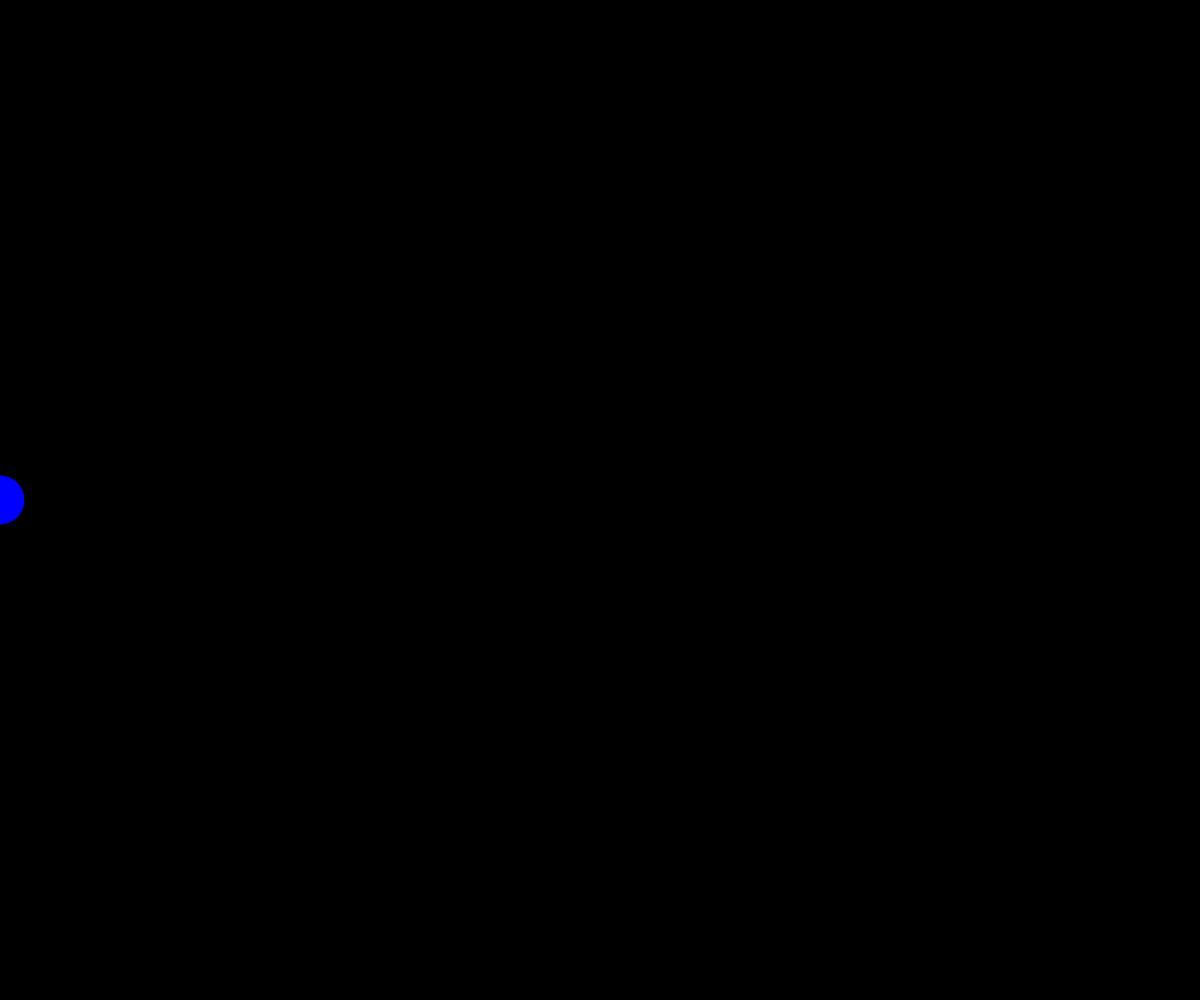
Frame 1 (no input)
Frame 60 (no input): identical to frame 1, image omitted
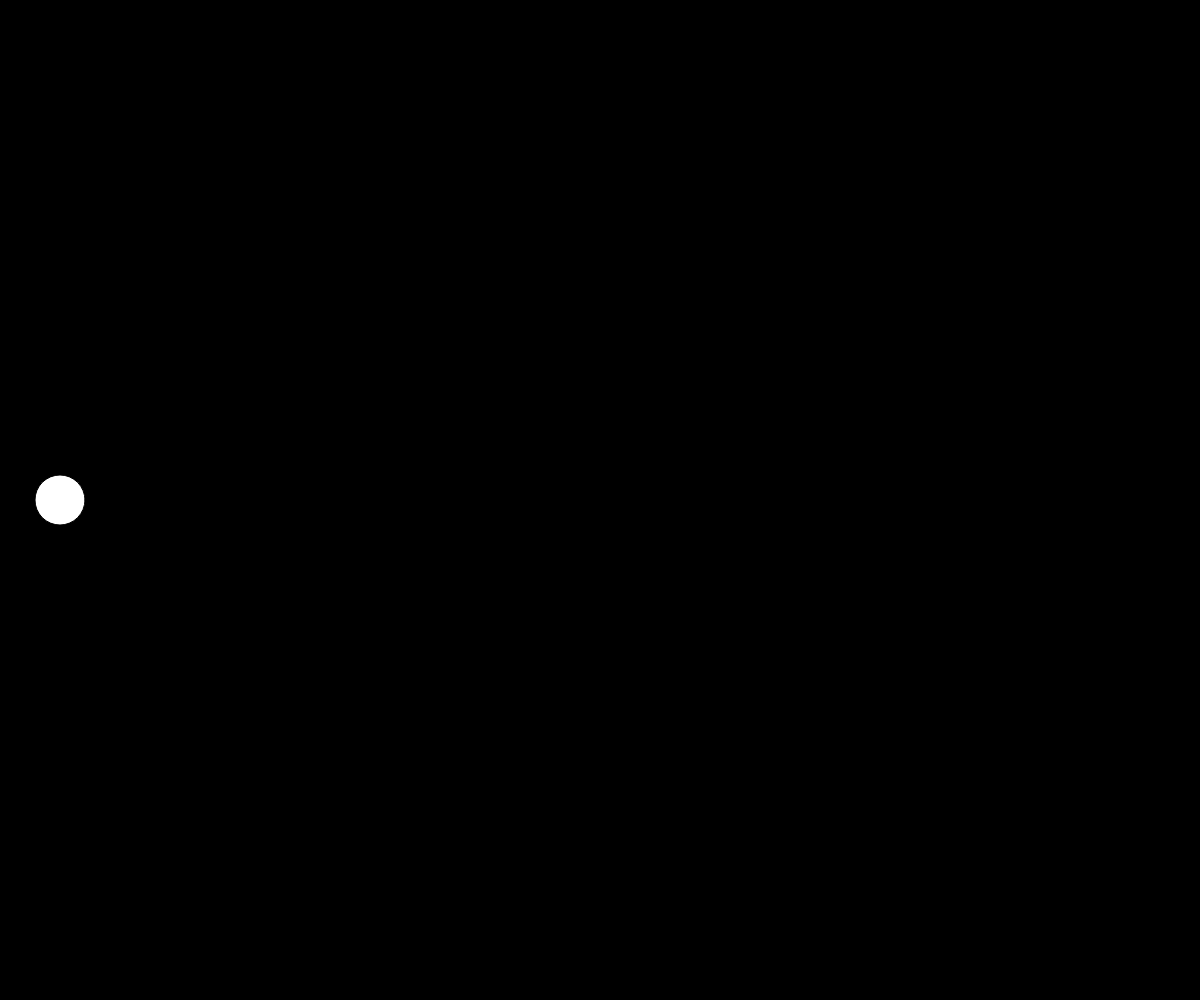
Frame 120 (the mouse pressed at the canvas centre since frame 60)

The p5.js sketch that drew these frames (run headless with seeded random() and noise() and a simulated clock; from frame 60 on, the mouse is pressed at the canvas centre):

// p5.js sketch
// ── sketch.js
var circleX = 0;

function setup(){
  createCanvas(window.innerWidth, window.innerHeight);


}

function draw(){
  background(0);
  fill(255, 255, 255);

  if(circleX - 25 < mouseX && circleX + 25 > mouseX){
    fill(0, 0, 255);
  } else if(circleX < mouseX){
    circleX = circleX + 1;
  } else {
    circleX = circleX - 1;
  }
    ellipse(circleX, height/2, 50, 50);
}
